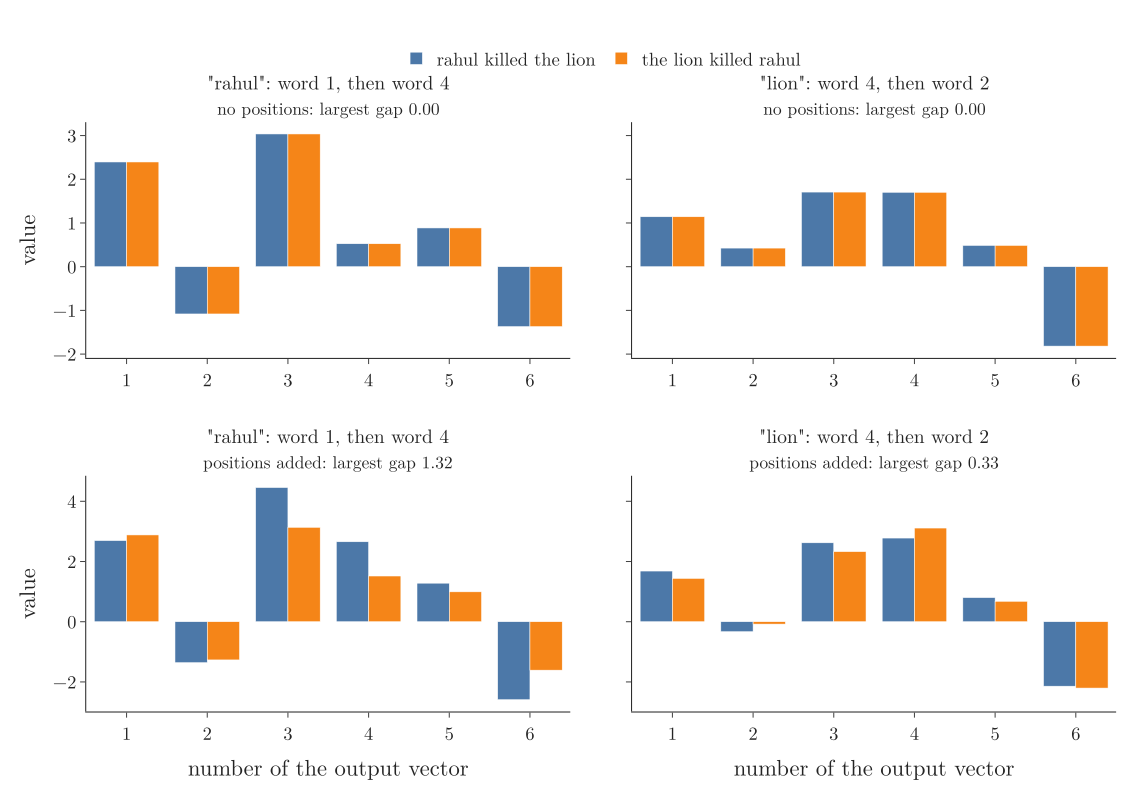

Reproduce this figure in Python.
"""Sections 3 and 6: the self-attention output vector of "rahul" and of "lion" in "rahul killed the lion" (order 1)
and "the lion killed rahul" (order 2). Top row: no positions, the two bars of every pair are equal. Bottom row:
positional encodings added to the embeddings, the bars differ. Data: data/order_outputs.csv (Notebook, section 1).
Plotly (a bar chart). Idea of swapping the words after StatQuest, "Transformer Neural Networks, ChatGPT's
foundation, Clearly Explained!!!" (11:30); sentences, layer and numbers are the Note's own."""
from pathlib import Path
import pandas as pd
import plotly.graph_objects as go
from plotly.subplots import make_subplots
from common import BLUE, ORANGE, FONT

here = Path(__file__).parent
d = pd.read_csv(here.parent / "data" / "order_outputs.csv")
WORDS = {"rahul": "\"rahul\": word 1, then word 4", "lion": "\"lion\": word 4, then word 2"}
ROWS = {"plain": "no positions", "pe": "positions added"}
fig = make_subplots(rows=2, cols=2, shared_yaxes=True, vertical_spacing=0.2, horizontal_spacing=0.06,
                    subplot_titles=[f"{t}<br><span style='font-size:17px'>{r}: largest gap "
                                    f"{(d[d.word == w][k + '_order1'] - d[d.word == w][k + '_order2']).abs().max():.2f}</span>"
                                    for k, r in ROWS.items() for w, t in WORDS.items()])
for i, k in enumerate(ROWS):
    for j, w in enumerate(WORDS):
        part = d[d.word == w]
        for col, name, colour in ((f"{k}_order1", "rahul killed the lion", BLUE), (f"{k}_order2", "the lion killed rahul", ORANGE)):
            fig.add_bar(x=part.dim + 1, y=part[col], name=name, marker_color=colour, legendgroup=name,
                        showlegend=(i == 0 and j == 0), row=i + 1, col=j + 1)
        fig.update_xaxes(title_text="number of the output vector" if i == 1 else None, dtick=1, row=i + 1, col=j + 1)
fig.update_yaxes(title_text="value", col=1)
fig.update_layout(template="simple_white", width=1100, height=760, font=dict(FONT, size=18), barmode="group",
                  legend=dict(orientation="h", y=1.14, x=0.5, xanchor="center"), margin=dict(l=70, r=20, t=110, b=60))
fig.update_annotations(font_size=19)
fig.write_image(here / "order_with_pe.png", scale=2)
fig.write_image(here / "order_with_pe.pdf")
